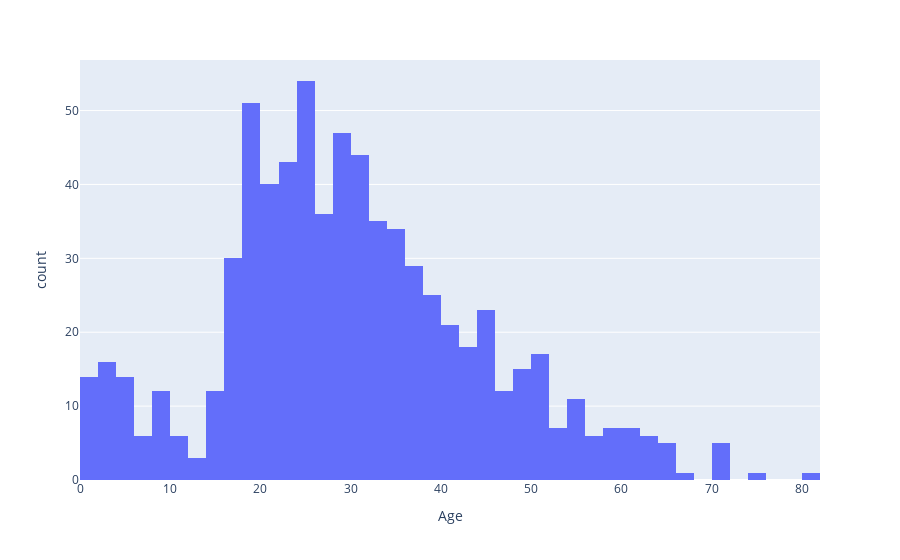

The notebook cell saved with this chart:
### Code cell
age_hist = px.histogram(df_train, x='Age')
age_hist.show()

### Figure 1 — Plotly figure (JSON) as saved in the notebook; plotly's stock layout.template omitted (floating-point values rounded to 4 significant figures; data arrays with more than 128 entries replaced by an {"elided": "..."} marker saying what was removed)
{"data": [{"alignmentgroup": "True", "bingroup": "x", "hovertemplate": "Age=%{x}<br>count=%{y}<extra></extra>", "legendgroup": "", "marker": {"color": "#636efa", "pattern": {"shape": ""}}, "name": "", "offsetgroup": "", "orientation": "v", "showlegend": false, "type": "histogram", "x": {"elided": "891 float values"}, "xaxis": "x", "yaxis": "y"}], "layout": {"autosize": true, "barmode": "relative", "legend": {"tracegroupgap": 0}, "margin": {"t": 60}, "xaxis": {"anchor": "y", "autorange": true, "domain": [0, 1], "range": [0, 82], "title": {"text": "Age"}, "type": "linear"}, "yaxis": {"anchor": "x", "autorange": true, "domain": [0, 1], "range": [0, 56.84], "title": {"text": "count"}}}}
